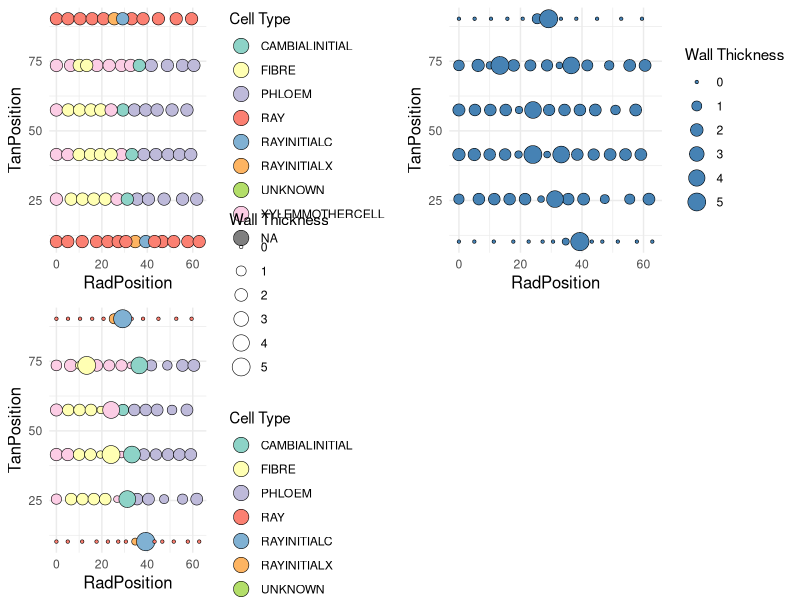
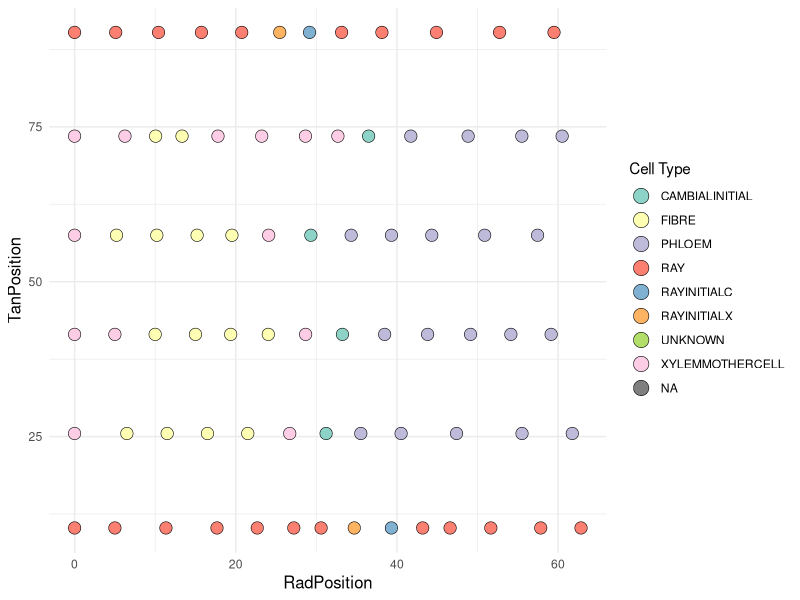
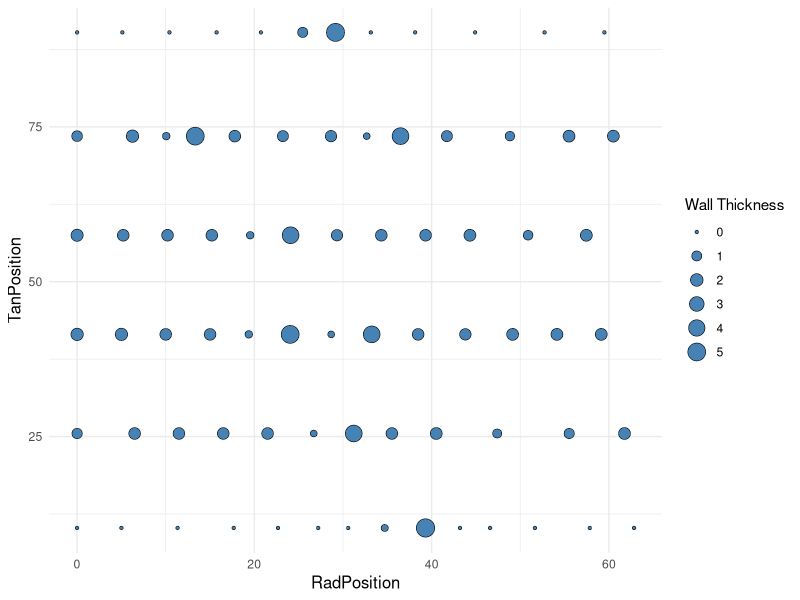
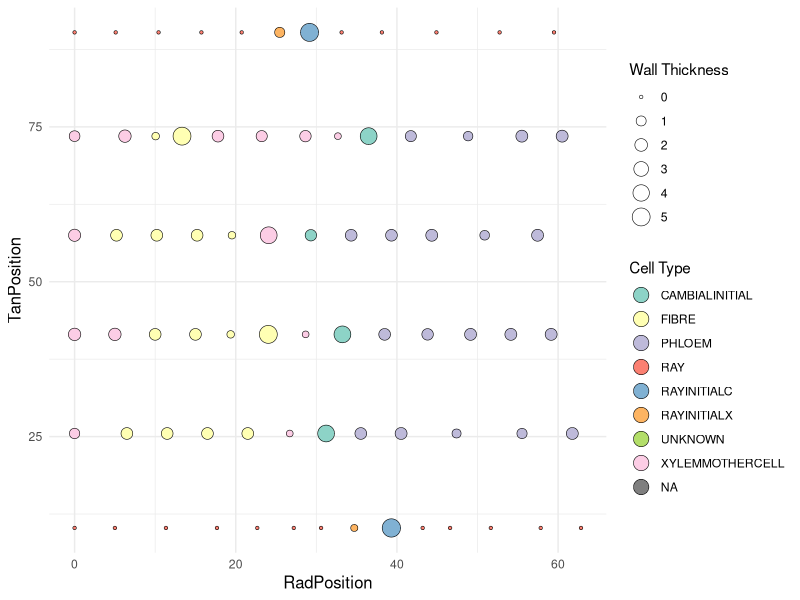
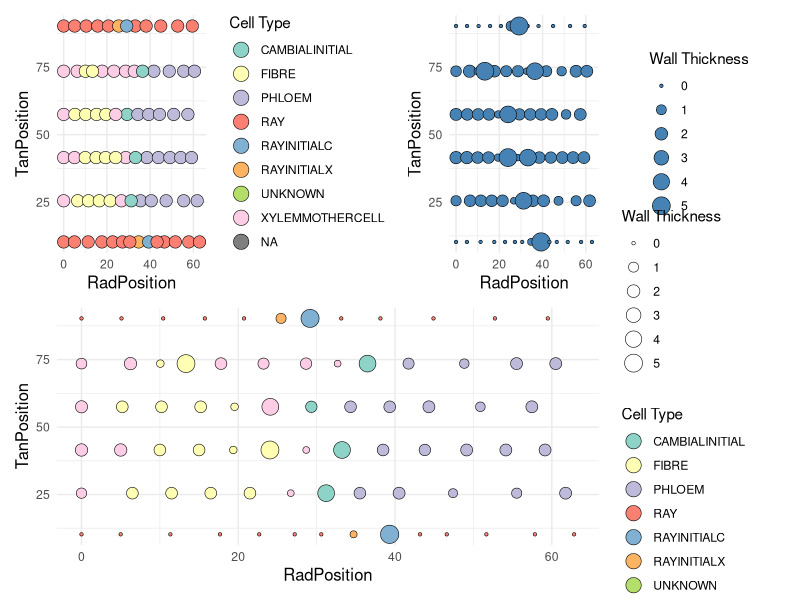

The R source for these figures, in order:
# ──────────────────────────────────────────────────────────────────────────────
# Cellular Automata Plot Script
# ──────────────────────────────────────────────────────────────────────────────

# ──── Section 1: Load Necessary Libraries ────────────────────────────────────
library(ggplot2)
library(RColorBrewer)
library(gridExtra) # For arranging plots
# Install and load patchwork if needed
# install.packages("patchwork")
library(patchwork)

# ──── Section 2: Read Data ───────────────────────────────────────────────────
# Assuming the file has been read into 'data_file'
data_file <- read.csv("./Output_results.csv")

# ──── Section 3: Create Output Directory ──────────────────────────────────────
# Check and create 'my_plots' directory if it doesn't exist
if (!dir.exists("my_plots")) {
  dir.create("my_plots")
}

# ──── Section 4: Define Color Palette ──────────────────────────────────────────
# Create a colorful palette for cell types
cell_type_colors <- brewer.pal(n = length(unique(data_file$CellType)), "Set3")

# ──── Section 5: Generate Plots ────────────────────────────────────────────────
# ──── Subsection 5.1: Cell Type Only ───────────────────────────────────────────
plot1 <- ggplot(data_file, aes(x = RadPosition, y = TanPosition, fill = as.factor(CellType))) +
  geom_point(shape = 21, color = "black", size = 4, stroke = 0.3) + # Points with black border
  scale_fill_manual(values = cell_type_colors) + # Apply the color palette to cell types
  labs(fill = "Cell Type") + # Remove title here
  theme_minimal() +
  theme(
    axis.title.x = element_text(size = 12),
    axis.title.y = element_text(size = 12)
  ) +
  guides(fill = guide_legend(override.aes = list(size = 5))) # Make legend dots bigger for clarity

# Save Plot 1
ggsave("my_plots/cell_type_plot.png", plot = plot1, width = 8, height = 6)

# ──── Subsection 5.2: Cell Wall Thickness Only ─────────────────────────────────
plot2 <- ggplot(data_file, aes(x = RadPosition, y = TanPosition, size = CellWallThickness)) +
  geom_point(shape = 21, fill = "steelblue", color = "black", stroke = 0.3) + # Points in blue with size as thickness
  labs(size = "Wall Thickness") + # Remove title here
  theme_minimal() +
  theme(
    axis.title.x = element_text(size = 12),
    axis.title.y = element_text(size = 12)
  )

# Save Plot 2
ggsave("my_plots/cell_wall_thickness_plot.png", plot = plot2, width = 8, height = 6)

# ──── Subsection 5.3: Combined Cell Type and Wall Thickness ─────────────────────
plot3 <- ggplot(data_file, aes(x = RadPosition, y = TanPosition,
                               fill = as.factor(CellType), size = CellWallThickness)) +
  geom_point(shape = 21, color = "black", stroke = 0.3) + # Points with both fill and size
  scale_fill_manual(values = cell_type_colors) + # Apply the color palette to cell types
  labs(fill = "Cell Type", size = "Wall Thickness") + # Remove title here
  theme_minimal() +
  theme(
    axis.title.x = element_text(size = 12),
    axis.title.y = element_text(size = 12)
  ) +
  guides(fill = guide_legend(override.aes = list(size = 5))) # Make legend dots bigger for clarity

# Save Plot 3
ggsave("my_plots/combined_cell_type_wall_thickness_plot.png", plot = plot3, width = 8, height = 6)

# ──── Section 6: Raster Cell ──────────────────────────────────────────────────
# Repeat the plots using gridExtra and patchwork

# Arrange the three plots into a raster layout
combined_plot <- grid.arrange(plot1, plot2, plot3, nrow = 2)

# Save the combined raster plot
ggsave("my_plots/raster_combined_plot_gridextra.png", combined_plot, width = 12, height = 8)

# Combine the three plots using patchwork and arrange them into a grid
combined_plot_patchwork <- (plot1 | plot2) / plot3

# Save the combined raster plot
ggsave("my_plots/raster_combined_plot_patchwork.png", combined_plot_patchwork, width = 12, height = 8)

# ──────────────────────────────────────────────────────────────────────────────
# End of Script
# ──────────────────────────────────────────────────────────────────────────────
